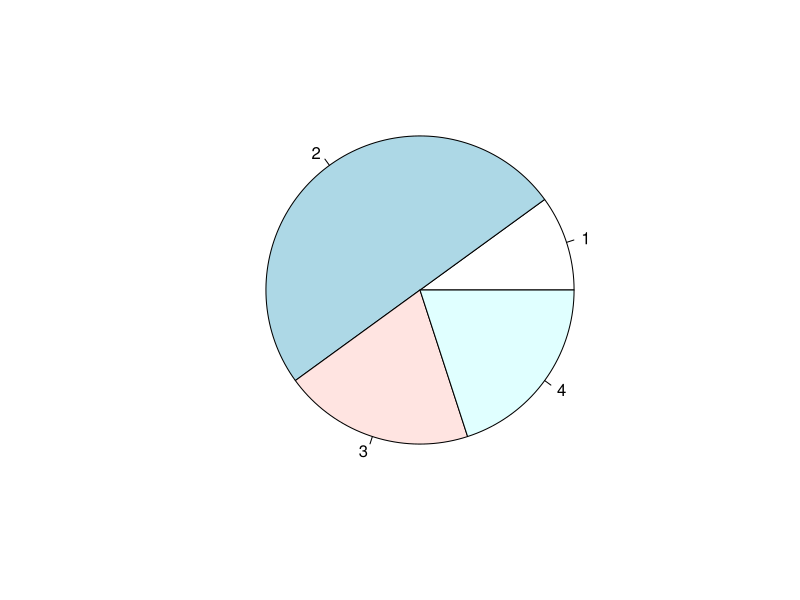
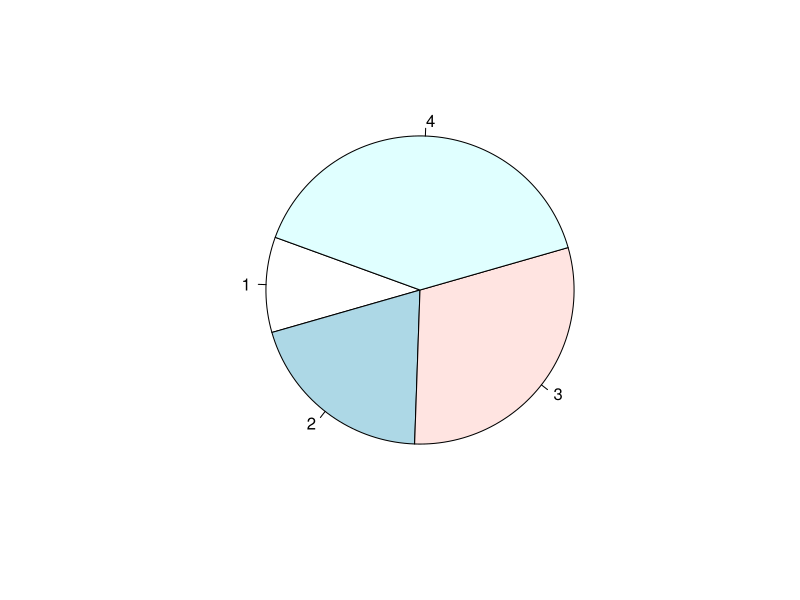
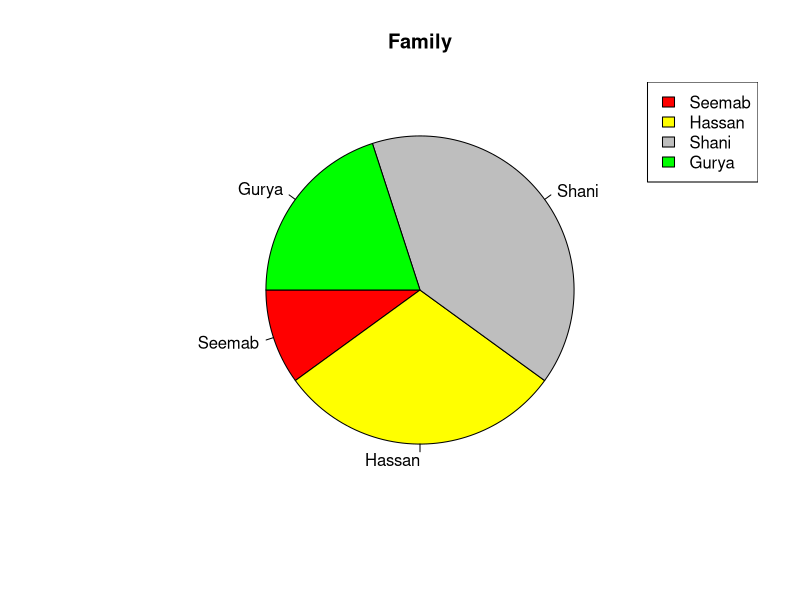

The R source for these figures, in order:
# A pie chart is a circular graphical view of data.

# use the pie() function to draw pie charts:

# create a vector of pies

x <- c(10,50,20,20)

# display the pie chart
pie(x)

# START ANGLE 

# you can change the start angle of the pie chart with the
#-init.angle parameter.

# the value of init.angle is defined with angle in degrees,
# where default angle is 0

#create a vector of pies
x <- c(10,20,30,40)

# Display the pie chart and start the first pie at 90 degree
pie(x, init.angle = 160)

# Labels and Header

# use the label parameter to add a label to the pie chart,
# and use the main parameter to add a header.

# create a vector of pies
x <- c(10,30,40,20)

# create a vector of labels
mylabel <- c("Seemab", "Hassan", "Shani", "Gurya")

# create colors
mycolor <- c("Red", "yellow", "gray", "green")

# display the pie chart with labels
pie(x, label= mylabel, main = "Family", init.angle = 180, col = mycolor)

# To add a list of explanation for each pie, use the legend() function

# diplay the explanation box
legend("topright", mylabel, fill = mycolor)